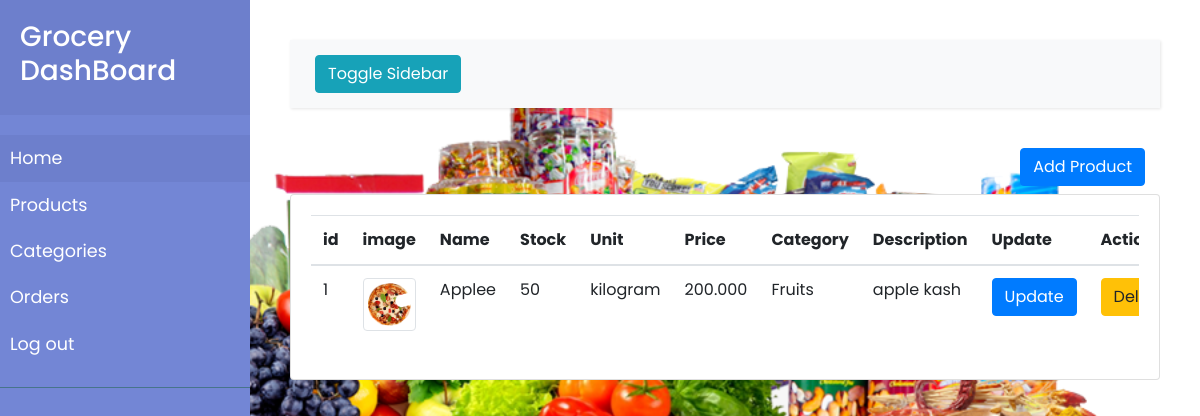
/products (signed in), run on the app's committed database.
### app/models.py (models this page shows, shortened)
class Product(db.Model):
  __tablename__ = "products"
  id = db.Column(db.Integer, primary_key=True)
  product_name =  db.Column(db.String(128), unique=True, nullable=False)
  product_description = db.Column(db.String(255), nullable=False)
  price_per_unit = db.Column(db.Numeric(10,3),nullable=False)
  product_image = db.Column(db.String(256),nullable=False)
  product_type_id = db.Column(db.Integer,db.ForeignKey('product_type.id'), nullable=False)
  unit_id = db.Column(db.Integer, db.ForeignKey('units.id'), nullable=False)
  stock_details = db.relationship('Stock', cascade="all,delete", backref='stock_details', lazy=True)

class Stock(db.Model):
  __tablename__ = "stock"
  product_id = db.Column(db.Integer, db.ForeignKey('products.id'), primary_key=True)
  in_stock = db.Column(db.Integer,nullable=False)
  last_update_time = db.Column(db.DateTime,unique=True ,nullable=False,default=datetime.utcnow)

class Unit(db.Model):
  __tablename__ = "units"
  id = db.Column(db.Integer, primary_key=True)
  unit_name =  db.Column(db.String(64), unique=True, nullable=False)
  unit_short =  db.Column(db.String(8), unique=True, nullable=True)
  ref_products = db.relationship('Product', backref='unit_items', lazy=True)

class ProductType(db.Model):
  __tablename__ = "product_type"
  id = db.Column(db.Integer, primary_key=True)
  type_name =  db.Column(db.String(64), unique=True, nullable=False)
  ref_products = db.relationship('Product', backref='product_items', lazy=True)

### app/main/views.py (the view, shortened to what this page needs)
@main.route('/products', methods=['GET', 'POST'])
@login_required
def products():
  add_form = AddProduct()
  update_form = UpdateProduct()
  delete_form = DeleteProduct()
  add_form.unit_id.choices = [(unit.id, unit.unit_name) for unit in Unit.query.all()]
  add_form.product_type_id.choices = [(category.id, category.type_name) for category in ProductType.query.all()]
  update_form.unit_id.choices = [(unit.id, unit.unit_name) for unit in Unit.query.all()]
  update_form.product_type_id.choices = [(category.id, category.type_name) for category in ProductType.query.all()]
  products = Product.query.all()
  return render_template('products.html',products = products,add_form=add_form,update_form= update_form, delete_form= delete_form)

### app/models.py (called while the page is built)
@login_manager.user_loader
def load_user(user_id):
    return Admin.query.get(int(user_id))

### app/templates/products.html (shortened to what this page needs)
{% extends "dashboard_base.html" %}
{% import "bootstrap/wtf.html" as wtf %}
{% block  content%}
<div class="container-fluid mb-2 text-right">
  <button type="button" class="btn btn-primary " data-toggle="modal" data-target="#add_model" >Add Product</button>
</div>
<div class="card">
  <div class="card-body">
    <div class="table-responsive">
      <table class="table product_table">
        <thead>
          <tr>
            <th scope="col">id</th>
            <th scope="col">image</th>
            <th scope="col">Name</th>
            <th scope="col">Stock</th>
            <th scope="col">Unit</th>
            <th scope="col">Price</th>
            <th scope="col">Category</th>
            <th scope="col">Description</th>
            <th scope="col">Update</th>
            <th scope="col">Action</th>
          </tr>
        </thead>
        <tbody>
          {% for product in products %}
            <tr>
              <td scope="row" name="id">{{product.id}}</td>
              <td > <img src="{{url_for('static',filename='product_images',_external=True)}}/{{product.product_image}}" class=" img-fluid rounded img-thumbnail" style="width: 100px;" alt="Cinque Terre"></td>
              <td>{{product.product_name}}</td>
              <td>{{product.stock_details[0].in_stock}}</td>
              <td name='{{product.unit_id}}'>{{product.unit_items.unit_name}}</td>
              <td >{{product.price_per_unit}}</td>
              <td name='{{product.product_type_id}}'>{{product.product_items.type_name}}</td>
              <td>{{product.product_description }}</td>
              <td><button type="button" class="btn btn-primary update_button" data-toggle="modal" data-target="#update_model" >Update</button></td>
              <td><button type="button" class="btn btn-warning delete_button" data-toggle="modal" data-target="#delete_model" >Delete</button></td>
            </tr>
          {% endfor %}
        </tbody>
      </table>
    </div>
  </div>
</div>
{% endblock %}

### app/static/dashboard_style.css (style rules this page uses)
body { font-family: 'Poppins', sans-serif; background-image: url("./background_images/main_bg.png"); -webkit-background-size: cover; -moz-background-size: cover; -o-background-size: cover; background-size: cover; }

### data on the page
Product: id "1", product_image (picture), product_name "Applee", in_stock "50", unit_items.unit_name "kilogram", price_per_unit "200.000", product_items.type_name "Fruits", product_description "apple kash"
